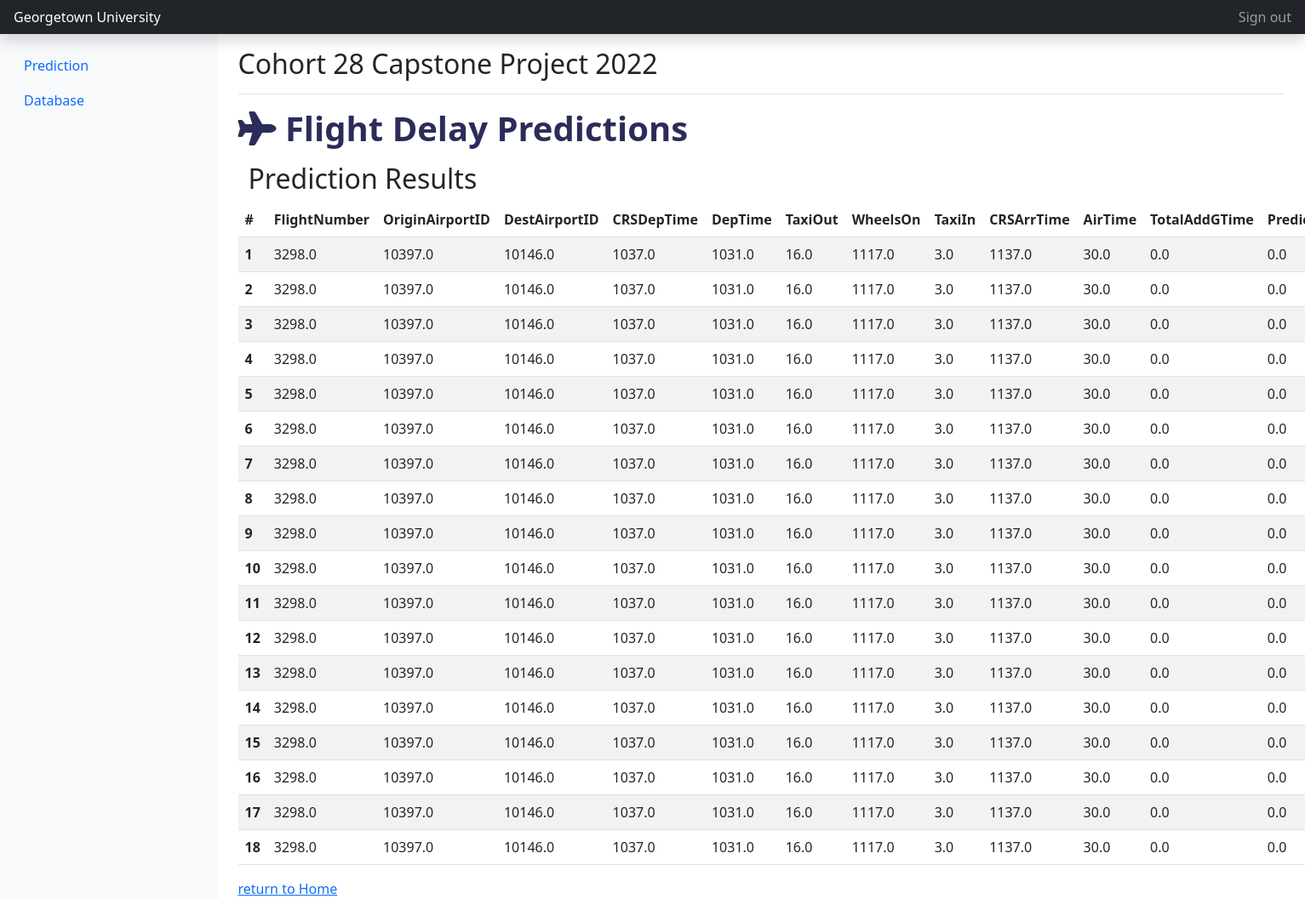
Screenshot of /database/ with the database file from the repository.
### georgetown_capstone/models.py (models this page shows)
class PredictionResult(models.Model):
    Flight_Number = models.FloatField()
    OriginAirportID = models.FloatField()
    DestAirportID = models.FloatField()
    CRSDepTime = models.FloatField()
    DepTime = models.FloatField()
    TaxiOut = models.FloatField()
    WheelsOn = models.FloatField()
    TaxiIn = models.FloatField()
    CRSArrTime = models.FloatField()
    AirTime = models.FloatField()
    TotalAddGTime = models.FloatField()
    classification = models.FloatField()

### georgetown_capstone/views.py (the view)
# urls.py: path('database/', views.view_results, name='database'),
def view_results(request):
    data = {"dataset": PredictionResult.objects.all()}
    return render(request, "database.html", data)

### georgetown_capstone/templates/database.html (shortened to what this page needs)
<!DOCTYPE html>
<html lang="en" dir="ltr">
   <head>
      <link href="https://cdn.jsdelivr.net/npm/bootstrap@5.2.2/dist/css/bootstrap.min.css" rel="stylesheet">
   </head>
   <body>
      <header class="navbar navbar-dark sticky-top bg-dark flex-md-nowrap p-0 shadow">
         <a class="navbar-brand col-md-3 col-lg-2 me-0 px-3 fs-6" href="#">Georgetown University</a>
         <div class="navbar-nav">
            <div class="nav-item text-nowrap">
               <a class="nav-link px-3" href="#">Sign out</a>
            </div>
         </div>
      </header>
      <div class="container-fluid">
      <div class="row">
         <nav id="sidebarMenu" class="col-md-3 col-lg-2 d-md-block bg-light sidebar collapse">
            <div class="position-sticky pt-3 sidebar-sticky">
               <ul class="nav flex-column">
                  <li class="nav-item">
                     <a class="nav-link active" aria-current="page" href="/">
                     Prediction
                     </a>
                  </li>
                  <li class="nav-item">
                     <a class="nav-link" href="/database">
                     Database
                     </a>
                  </li>
                  <li class="nav-item">
                     <a class="nav-link" href="#">
                     </a>
                  </li>
                  <li class="nav-item">
                     <a class="nav-link" href="#">
                     </a>
                  </li>
                  <li class="nav-item">
                     <a class="nav-link" href="#">
                     </a>
                  </li>
                  <li class="nav-item">
                     <a class="nav-link" href="#">
                     </a>
                  </li>
               </ul>
               <ul class="nav flex-column mb-2">
                  <li class="nav-item">
                     <a class="nav-link" href="#">
                     </a>
                  </li>
                  <li class="nav-item">
                     <a class="nav-link" href="#">
                     </a>
                  </li>
                  <li class="nav-item">
                     <a class="nav-link" href="#">
                     </a>
                  </li>
                  <li class="nav-item">
                     <a class="nav-link" href="#">
                     </a>
                  </li>
               </ul>
            </div>
         </nav>
         <main class="col-md-9 ms-sm-auto col-lg-10 px-md-4">
            <div class="d-flex justify-content-between flex-wrap flex-md-nowrap align-items-center pt-3 pb-2 mb-3 border-bottom">
               <h2 class="h2">Cohort 28 Capstone Project 2022</h2>
            </div>
            <div>
               <h1 style="color:rgb(44, 44, 90); font-weight: 700;">
                  <i class="fa fa-plane" aria-hidden="true"></i>  Flight Delay Predictions
               </h1>
               <div>
                     <div class="container pt-2">
                        <div class="row">
                           <h2>Prediction Results</h2>
                           <table class="table table-striped">
                              <thead>
                                 <tr>
                                    <th scope="col">#</th>
                                    <th scope="col">FlightNumber</th>
                                    <th scope="col">OriginAirportID</th>
                                    <th scope="col">DestAirportID</th>
                                    <th scope="col">CRSDepTime</th>
                                    <th scope="col">DepTime</th>
                                    <th scope="col">TaxiOut</th>
                                    <th scope="col">WheelsOn</th>
                                    <th scope="col">TaxiIn</th>
                                    <th scope="col">CRSArrTime</th>
                                    <th scope="col">AirTime</th>
                                    <th scope="col">TotalAddGTime</th>
                                    <th scope="col">Prediction</th>
                                 </tr>
                              </thead>
                              <tbody>
                                 {% for data in dataset %}
                                 <tr>
                                    <th scope="row">{{data.id}}</th>
                                    <td>{{data.Flight_Number}}</td>
                                    <td>{{data.OriginAirportID}}</td>
                                    <td>{{data.DestAirportID}}</td>
                                    <td>{{data.CRSDepTime}}</td>
                                    <td>{{data.DepTime}}</td>
                                    <td>{{data.TaxiOut}}</td>
                                    <td>{{data.WheelsOn}}</td>
                                    <td>{{data.TaxiIn}}</td>
                                    <td>{{data.CRSArrTime}}</td>
                                    <td>{{data.AirTime}}</td>
                                    <td>{{data.TotalAddGTime}}</td>
                                    <td>{{data.classification}}</td>
                                 </tr>
                                 {% endfor %}
                              </tbody>
                           </table>
                        </div>
                     </div>
                  <a href="{% url 'home' %}">return to Home</a>
               </div>
         </main>
         </div>
      </div>
   </body>
</html>

### rows the page displays
PredictionResult: id "1", Flight_Number "3298.0", OriginAirportID "10397.0", DestAirportID "10146.0", CRSDepTime "1037.0", DepTime "1031.0", TaxiOut "16.0", WheelsOn "1117.0", TaxiIn "3.0", CRSArrTime "1137.0", AirTime "30.0", TotalAddGTime "0.0", classification "0.0"
PredictionResult: id "2", Flight_Number "3298.0", OriginAirportID "10397.0", DestAirportID "10146.0", CRSDepTime "1037.0", DepTime "1031.0", TaxiOut "16.0", WheelsOn "1117.0", TaxiIn "3.0", CRSArrTime "1137.0", AirTime "30.0", TotalAddGTime "0.0", classification "0.0"
PredictionResult: id "3", Flight_Number "3298.0", OriginAirportID "10397.0", DestAirportID "10146.0", CRSDepTime "1037.0", DepTime "1031.0", TaxiOut "16.0", WheelsOn "1117.0", TaxiIn "3.0", CRSArrTime "1137.0", AirTime "30.0", TotalAddGTime "0.0", classification "0.0"
PredictionResult: id "4", Flight_Number "3298.0", OriginAirportID "10397.0", DestAirportID "10146.0", CRSDepTime "1037.0", DepTime "1031.0", TaxiOut "16.0", WheelsOn "1117.0", TaxiIn "3.0", CRSArrTime "1137.0", AirTime "30.0", TotalAddGTime "0.0", classification "0.0"
PredictionResult: id "5", Flight_Number "3298.0", OriginAirportID "10397.0", DestAirportID "10146.0", CRSDepTime "1037.0", DepTime "1031.0", TaxiOut "16.0", WheelsOn "1117.0", TaxiIn "3.0", CRSArrTime "1137.0", AirTime "30.0", TotalAddGTime "0.0", classification "0.0"
PredictionResult: id "6", Flight_Number "3298.0", OriginAirportID "10397.0", DestAirportID "10146.0", CRSDepTime "1037.0", DepTime "1031.0", TaxiOut "16.0", WheelsOn "1117.0", TaxiIn "3.0", CRSArrTime "1137.0", AirTime "30.0", TotalAddGTime "0.0", classification "0.0"
PredictionResult: id "7", Flight_Number "3298.0", OriginAirportID "10397.0", DestAirportID "10146.0", CRSDepTime "1037.0", DepTime "1031.0", TaxiOut "16.0", WheelsOn "1117.0", TaxiIn "3.0", CRSArrTime "1137.0", AirTime "30.0", TotalAddGTime "0.0", classification "0.0"
PredictionResult: id "8", Flight_Number "3298.0", OriginAirportID "10397.0", DestAirportID "10146.0", CRSDepTime "1037.0", DepTime "1031.0", TaxiOut "16.0", WheelsOn "1117.0", TaxiIn "3.0", CRSArrTime "1137.0", AirTime "30.0", TotalAddGTime "0.0", classification "0.0"
PredictionResult: id "9", Flight_Number "3298.0", OriginAirportID "10397.0", DestAirportID "10146.0", CRSDepTime "1037.0", DepTime "1031.0", TaxiOut "16.0", WheelsOn "1117.0", TaxiIn "3.0", CRSArrTime "1137.0", AirTime "30.0", TotalAddGTime "0.0", classification "0.0"
PredictionResult: id "10", Flight_Number "3298.0", OriginAirportID "10397.0", DestAirportID "10146.0", CRSDepTime "1037.0", DepTime "1031.0", TaxiOut "16.0", WheelsOn "1117.0", TaxiIn "3.0", CRSArrTime "1137.0", AirTime "30.0", TotalAddGTime "0.0", classification "0.0"
PredictionResult: id "11", Flight_Number "3298.0", OriginAirportID "10397.0", DestAirportID "10146.0", CRSDepTime "1037.0", DepTime "1031.0", TaxiOut "16.0", WheelsOn "1117.0", TaxiIn "3.0", CRSArrTime "1137.0", AirTime "30.0", TotalAddGTime "0.0", classification "0.0"
PredictionResult: id "12", Flight_Number "3298.0", OriginAirportID "10397.0", DestAirportID "10146.0", CRSDepTime "1037.0", DepTime "1031.0", TaxiOut "16.0", WheelsOn "1117.0", TaxiIn "3.0", CRSArrTime "1137.0", AirTime "30.0", TotalAddGTime "0.0", classification "0.0"
PredictionResult: id "13", Flight_Number "3298.0", OriginAirportID "10397.0", DestAirportID "10146.0", CRSDepTime "1037.0", DepTime "1031.0", TaxiOut "16.0", WheelsOn "1117.0", TaxiIn "3.0", CRSArrTime "1137.0", AirTime "30.0", TotalAddGTime "0.0", classification "0.0"
PredictionResult: id "14", Flight_Number "3298.0", OriginAirportID "10397.0", DestAirportID "10146.0", CRSDepTime "1037.0", DepTime "1031.0", TaxiOut "16.0", WheelsOn "1117.0", TaxiIn "3.0", CRSArrTime "1137.0", AirTime "30.0", TotalAddGTime "0.0", classification "0.0"
PredictionResult: id "15", Flight_Number "3298.0", OriginAirportID "10397.0", DestAirportID "10146.0", CRSDepTime "1037.0", DepTime "1031.0", TaxiOut "16.0", WheelsOn "1117.0", TaxiIn "3.0", CRSArrTime "1137.0", AirTime "30.0", TotalAddGTime "0.0", classification "0.0"
PredictionResult: id "16", Flight_Number "3298.0", OriginAirportID "10397.0", DestAirportID "10146.0", CRSDepTime "1037.0", DepTime "1031.0", TaxiOut "16.0", WheelsOn "1117.0", TaxiIn "3.0", CRSArrTime "1137.0", AirTime "30.0", TotalAddGTime "0.0", classification "0.0"
PredictionResult: id "17", Flight_Number "3298.0", OriginAirportID "10397.0", DestAirportID "10146.0", CRSDepTime "1037.0", DepTime "1031.0", TaxiOut "16.0", WheelsOn "1117.0", TaxiIn "3.0", CRSArrTime "1137.0", AirTime "30.0", TotalAddGTime "0.0", classification "0.0"
PredictionResult: id "18", Flight_Number "3298.0", OriginAirportID "10397.0", DestAirportID "10146.0", CRSDepTime "1037.0", DepTime "1031.0", TaxiOut "16.0", WheelsOn "1117.0", TaxiIn "3.0", CRSArrTime "1137.0", AirTime "30.0", TotalAddGTime "0.0", classification "0.0"
